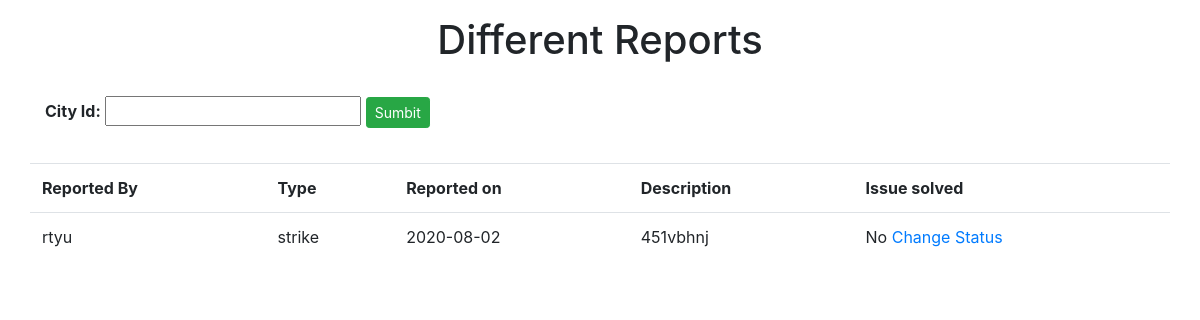
/report/viewfromadmin.php, run on the app's committed database.
### tables this page shows
CREATE TABLE `report` (
  `Identity` int(11) NOT NULL,
  `Type` varchar(100) NOT NULL,
  `Date` date NOT NULL,
  `ReportedBy` varchar(200) NOT NULL,
  `ContactUs` varchar(10) NOT NULL,
  `CityId` int(11) NOT NULL,
  `Description` varchar(1000) NOT NULL,
  `Confirm` varchar(10) NOT NULL
);

### report/viewfromadmin.php (the view, shortened to what this page needs)
<!DOCTYPE html>
<html>
<head>
	<link rel="stylesheet" href="https://stackpath.bootstrapcdn.com/bootstrap/4.5.0/css/bootstrap.min.css">
</head>
<body>
	<div class="container mt-3 mb-1">
		<div class="row d-flex justify-content-center">
			<h1 class="center">Different Reports</h1>
		</div>
	</div>
	<?php
		$conn = mysqli_connect('localhost','root','123','abc');
	?>
	<div class="container mt-4">
		<form method="post">
			<div class="row">
				<div class="col-6">
					<div class="form-group">
						<label for="cityid"><b>City Id:</b></label>
						<input list="cityids" name="cityid" id="cityid" >
						<input type="submit" name="submit" value="Sumbit" class="btn btn-sm btn-success">
					</div>
				</div>
			</div>
		</form>
	</div>
	<div class="container mt-3">
		<div class="row">
			<?php
				$q =$_GET['cityid'];
				$sql="SELECT * FROM report WHERE CityId = '".$q."'";
				$result = mysqli_query($conn,$sql);
				echo "<table class='table'>
				<tr>
				<th>Reported By</th>
				<th>Type</th>
				<th>Reported on</th>
				<th>Description</th>
				<th>Issue solved</th>
				</tr>";
				while($row = mysqli_fetch_array($result)) {
					?>
					<tr>
						<td><?php echo $row['ReportedBy'];?></td>
						<td><?php echo $row['Type'];?></td>
						<td><?php echo $row['Date']; ?></td>
						<td><?php echo $row['Description'];?></td>
						<td><?php echo  $row['Confirm']; ?> <a href="changestatus.php?id=<?php echo $row['Identity'] ?>">Change Status</a></td>
					</tr>
			<?php
				}
				echo "</table>";
			?>
		</div>
	</div>
</body>
</html>

### data on the page
report: ReportedBy "rtyu", Type "strike", Date "2020-08-02", Description "451vbhnj", Confirm "No"
